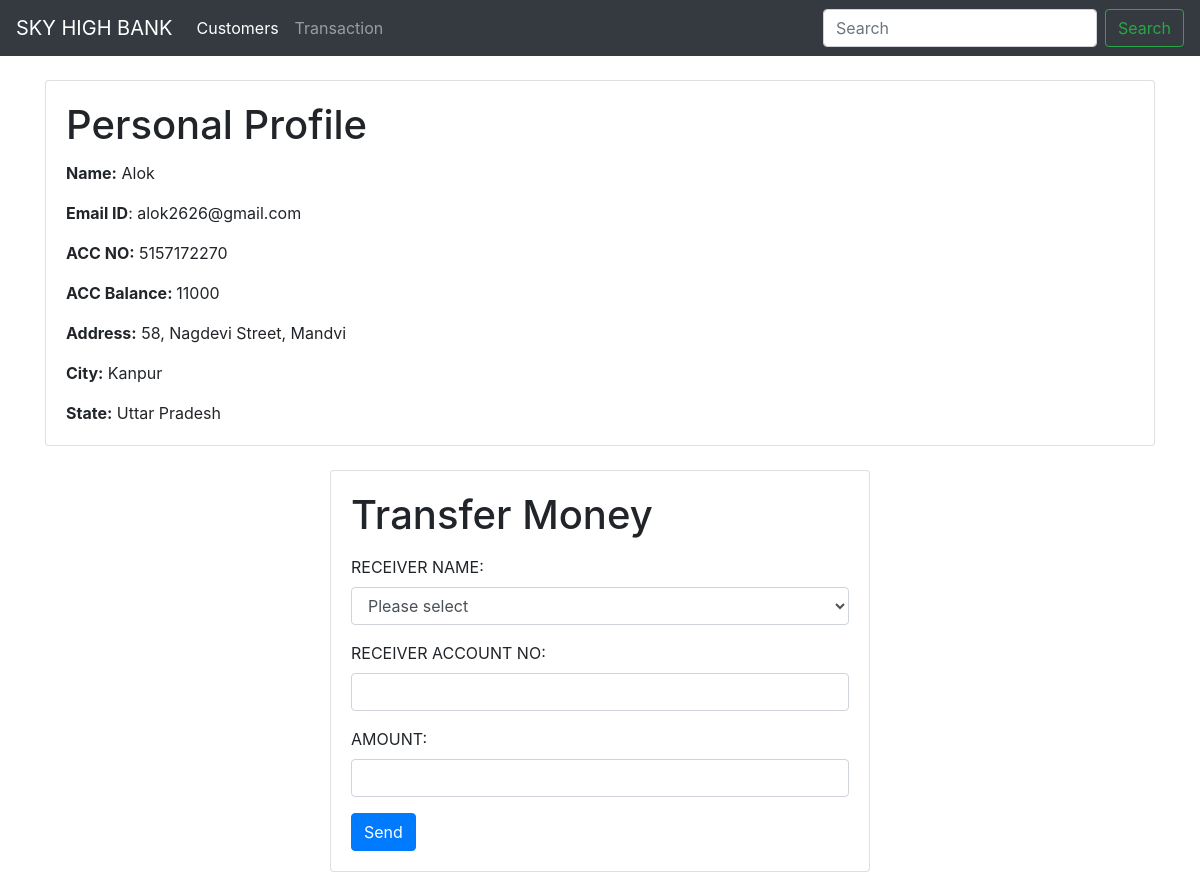
Screenshot of /profilenew/3 with the database file from the repository.
### bankapp/models.py (models this page shows)
class customer(models.Model):
    id=models.IntegerField(default=0,primary_key=True)
    name = models.CharField(max_length=200, null=True)
    email = models.CharField(max_length=200, null=True)
    address = models.CharField(max_length=255)
    city = models.CharField(max_length=255)
    state = models.CharField(max_length=255)
    accbal = models.IntegerField()
    accno = models.IntegerField()

### bankapp/views.py (the view, shortened to what this page needs)
# urls.py: path('profilenew/<int:id>', views.profile, name="profile"),
def profile(request,id):
    post = customer.objects.filter(id=id)
    return render(request ,'profilenew.html',{'prof':post})

### templates/profilenew.html (shortened to what this page needs)
{% extends 'basic.html' %}
{% block body %}
<div class="container">
    <div class="row ">
<div class="col-12">
{% for i in prof %}
<div class="card mt-4" >
  <div class="card-body">
    <h1 class="card-title">Personal Profile</h1>
      <p class="card-text"><b>Name:</b> {{i.name}}</p>
      <p class="card-text"><b>Email ID</b>: {{i.email}}</p>
      <p class="card-text"><b>ACC NO:</b> {{i.accno}}</p>
      <p class="card-text"><b>ACC Balance: </b>{{i.accbal}}</p>
      <p class="card-text"><b>Address:</b> {{i.address}}</p>
      <p class="card-text"><b>City:</b> {{i.city}}</p>
      <p class="card-text"><b>State:</b> {{i.state}}</p>
  </div>
</div>
{% endfor %}
</div>
</div>
    <div class="row justify-content-center">
<div class="col-md-6 col-sm-12">
{% for j in prof %}
<div class="card mt-4">
<div class="card-body">
<h1 class="card-title">Transfer Money</h1>
<form action="/profilenew/{{j.id}}" method="post">
<div class="card-text">
   <div class="form-group">
    <label for="receiver">RECEIVER NAME:</label>
    <select class="form-control" id="receiver" name="receiver" required>
      <option value="" selected>Please select</option>
    </select>
  </div>
</div>
    <div class="card-text">
  <div class="form-group">
  <label for="receiveraccno">RECEIVER ACCOUNT NO:</label>
    <input type="number" class="form-control " id="receiveraccno"  name="receiveraccno" aria-describedby="emailHelp" required>
  </div>
    </div>
    <div class="card-text">
  <div class="form-group">
<label for="amount">AMOUNT:</label>
    <input type="number" name="amount" class="form-control" id="amount" aria-describedby="emailHelp" required>
  </div>
    </div>
<div class="card-text">
  <button type="submit" class="btn btn-primary">Send</button>
</div>
</form>
</div>
</div>
{% endfor %}
</div>
    </div>
</div>
{% endblock %}

### rows the page displays
customer: name "Alok", email "alok2626@gmail.com", accno "5157172270", accbal "11000", address "58, Nagdevi Street, Mandvi", city "Kanpur", state "Uttar Pradesh"
